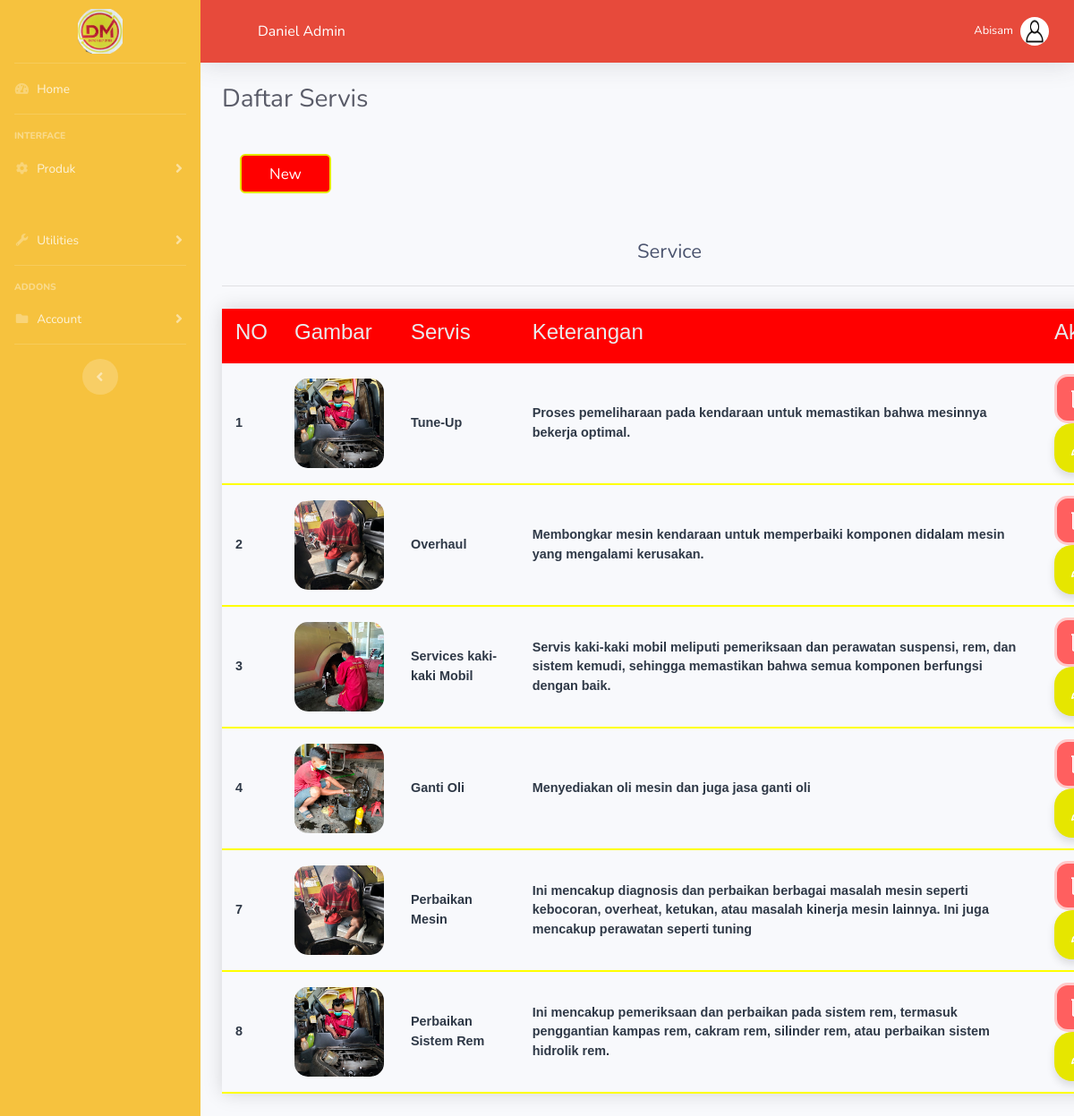
Screenshot of /adminDM/servis.php (signed in) with the database file from the repository.
### tables this page shows
CREATE TABLE `tblservis` (
  `id` int(10) NOT NULL,
  `judul` varchar(100) NOT NULL,
  `subjudul` text NOT NULL,
  `gambar1` varchar(100) NOT NULL
);

### adminDM/servis.php (the view, shortened to what this page needs)
<!DOCTYPE html>
<html lang="en">
<head>
    <link href="vendor/fontawesome-free/css/all.min.css" rel="stylesheet" type="text/css">
    <link href="css/sb-admin-2.min.css" rel="stylesheet">
</head>
<body id="page-top">
    <div id="wrapper">
         <ul class="navbar-nav bg-warning sidebar sidebar-dark accordion" id="accordionSidebar">
            <a class="sidebar-brand d-flex align-items-center justify-content-center" href="index.html">
                <div class="sidebar-brand-icon">
                <img width="50px;" height="50px;" src="/bengkel/logodanielmotor.jpg" />
                </div>
            </a>
            <hr class="sidebar-divider my-0">
            <li class="nav-item">
                <a class="nav-link" href="home.php">
                    <i class="fas fa-fw fa-tachometer-alt"></i>
                    <span>Home</span></a>
            </li>
            <hr class="sidebar-divider">
            <div class="sidebar-heading">
                Interface
            </div>
        <li class="nav-item">
            <a class="nav-link collapsed" href="#" data-toggle="collapse" data-target="#collapseTwo"
                aria-expanded="true" aria-controls="collapseTwo">
                <i class="fas fa-fw fa-cog"></i>
                <span>Produk</span>
            </a>
        </li>
            <li class="nav-item">
                <a class="nav-link collapsed" href="#" data-toggle="collapse" data-target="#collapseUtilities"
                    aria-expanded="true" aria-controls="collapseUtilities">
                    <i class="fas fa-fw fa-wrench"></i>
                    <span>Utilities</span>
                </a>
            </li>
            <hr class="sidebar-divider">
            <div class="sidebar-heading">
                Addons
            </div>
            <li class="nav-item">
                <a class="nav-link collapsed" href="#" data-toggle="collapse" data-target="#collapsePages"
                    aria-expanded="true" aria-controls="collapsePages">
                    <i class="fas fa-fw fa-folder"></i>
                    <span>Account</span>
                </a>
            </li>
            <hr class="sidebar-divider d-none d-md-block">
            <div class="text-center d-none d-md-inline">
                <button class="rounded-circle border-0" id="sidebarToggle"></button>
            </div>
        </ul>
        <div id="content-wrapper" class="d-flex flex-column">
            <div id="content">
                <nav class="navbar navbar-expand navbar-light bg-danger topbar mb-4 static-top shadow">
                    <div class="sidebar-brand-text mx-5 text-white">Daniel Admin</div>
                    <ul class="navbar-nav ml-auto bg-danger">
                        <li class="nav-item dropdown no-arrow">
                            <a class="nav-link dropdown-toggle" href="#" id="userDropdown" role="button"
                                data-toggle="dropdown" aria-haspopup="true" aria-expanded="false">
                                <span class="mr-2 d-none d-lg-inline text-white small"> <?=$_SESSION['name']?></span>
                                <img class="img-profile rounded-circle"
                                    src="/bengkel/person.jpg">
                            </a>
                        </li>
                    </ul>
                </nav>
                                <div class="container-fluid">
<h1 class="h3 mb-4 text-gray-800">Daftar Servis</h1>
<a class="bttn" href="tambah_servis.php" style="color: white;">New</a>
    <link href="css/produk.css" rel="stylesheet">
    <link rel="stylesheet" href="css/button1.css">
<center>
<div class="content">
    <h2>Service</h2>
    <table class="styled-table">
    <thead>
<tr>
    <th><h4>NO</h4></th>
    <th><h4>Gambar</h4></th>
    <th><h4>Servis</h4></th>
    <th><h4>Keterangan</h4></th>
    <th colspan="2"><h4>Aksi</h4></th>
</tr>
</thead>
<?php include "koneksi.php";
    $sql="SELECT * FROM tblservis";
    $query=mysqli_query($conn,$sql);
    if (mysqli_num_rows($query) > 0) {
    while($row=mysqli_fetch_array($query)){
?>
<tbody>
<tr class="active-row">
    <td><?php echo $row["id"];?></td>
    <td><img width="100" style="border-radius:15px" src="/bengkel/gambar/<?php echo $row["gambar1"];?>"></td>
    <td><?php echo $row["judul"];?></td>
    <td><?php echo $row["subjudul"];?></td>
    <td colspan="2">
    <a href="hapus_servis.php?id=<?php echo $row["id"];?>" onclick="return confirm('Are you sure you want to delete this item?');">
    <button class="bin-button">
<svg
class="bin-top"
viewBox="0 0 39 7"
fill="none"
xmlns="http://www.w3.org/2000/svg"
>
<line y1="5" x2="39" y2="5" stroke="white" stroke-width="4"></line>
<line
x1="12"
y1="1.5"
x2="26.0357"
y2="1.5"
stroke="white"
stroke-width="3"
></line>
</svg>
</button>
</a>
<a href="edit_servis.php?id=<?php echo $row["id"];?>">
<button class="editBtn">
</button>
</a>
</td>
</tr>
</tbody>
<?php
}
}
?>
</center>
</div>
</div>
</div>

### adminDM/css/produk.css (style rules this page uses)
.styled-table { border-collapse: collapse; margin: 25px 0; font-size: 0.9em; font-family: sans-serif; min-width: 450px; box-shadow: 0 0 20px rgba(0, 0, 0, 0.15); }
.styled-table thead tr { background-color: red; color: #ffffff; text-align: left; }
.styled-table th, .styled-table td { padding: 12px 15px; }
.styled-table th { color: #eaebed; }
.styled-table tbody tr { border-bottom: 1px solid #dddddd; }
.styled-table tbody tr:last-of-type { border-bottom: 2px solid hsl(60, 100%, 50%); }
.styled-table tbody tr.active-row { font-weight: bold; color: #2f3947; }
.content { width: 1000px; margin: 0 auto; }
.content h2 { margin: 0; padding: 25px 0; font-size: 22px; border-bottom: 1px solid #e0e0e3; color: #4a536e; }

### adminDM/css/button1.css (style rules this page uses)
.bin-button { display: flex; flex-direction: column; align-items: center; justify-content: center; width: 55px; height: 55px; border-radius: 15px; background-color: rgb(255, 95, 95); cursor: pointer; border: 3px solid rgb(255, 201, 201); transition-duration: 0.3s; }
.bin-bottom { width: 15px; }
.bin-top { width: 17px; transform-origin: right; transition-duration: 0.3s; }
.editBtn { width: 55px; height: 55px; border-radius: 20px; border: none; background-color: #e6e600; display: flex; align-items: center; justify-content: center; box-shadow: 0px 5px 10px rgba(0, 0, 0, 0.123); cursor: pointer; position: relative; overflow: hidden; transition: all 0.3s; }
.editBtn::before { content: ""; width: 200%; height: 200%; background-color:rgb(255, 95, 95); position: absolute; z-index: 1; transform: scale(0); transition: all 0.3s; border-radius: 50%; filter: blur(10px); }
.editBtn svg { height: 17px; fill: white; z-index: 3; transition: all 0.2s; transform-origin: bottom; }
.editBtn::after { content: ""; width: 25px; height: 1.5px; position: absolute; bottom: 19px; left: -5px; background-color: white; border-radius: 2px; z-index: 2; transform: scaleX(0); transform-origin: left; transition: transform 0.5s ease-out; }
.bttn { --color: #e6e600; text-align: center; text-decoration: none; color: white; background-color: red; font-family: inherit; display: inline-block; width: 6em; height: 2.6em; line-height: 2.5em; overflow: hidden; cursor: pointer; margin: 20px; font-size: 17px; z-index: 1; color: var(--color); border: 2px solid var(--color); border-radius: 6px; position: relative; }
.bttn::before { color: white; text-align: center; text-decoration: none; position: absolute; background-color: red; content: ""; background: var(--color); width: 150px; height: 200px; z-index: -1; border-radius: 50%; }
.bttn:before { top: 100%; left: 100%; transition: 0.3s all; }

### rows the page displays
tblservis: id "1", gambar1 (picture), judul "Tune-Up", subjudul "Proses pemeliharaan pada kendaraan untuk memastikan bahwa mesinnya bekerja optimal."
tblservis: id "2", gambar1 (picture), judul "Overhaul", subjudul "Membongkar mesin kendaraan untuk memperbaiki komponen didalam mesin yang mengalami kerusakan."
tblservis: id "3", gambar1 (picture), judul "Services kaki-kaki Mobil", subjudul "Servis kaki-kaki mobil meliputi pemeriksaan dan perawatan suspensi, rem, dan sistem kemudi, sehingga memastikan bahwa semua komponen berfungsi dengan baik."
tblservis: id "4", gambar1 (picture), judul "Ganti Oli", subjudul "Menyediakan oli mesin dan juga jasa ganti oli"
tblservis: id "7", gambar1 (picture), judul "Perbaikan Mesin", subjudul "Ini mencakup diagnosis dan perbaikan berbagai masalah mesin seperti kebocoran, overheat, ketukan, atau masalah kinerja mesin lainnya. Ini juga mencakup perawatan seperti tuning"
tblservis: id "8", gambar1 (picture), judul "Perbaikan Sistem Rem", subjudul "Ini mencakup pemeriksaan dan perbaikan pada sistem rem, termasuk penggantian kampas rem, cakram rem, silinder rem, atau perbaikan sistem hidrolik rem."

### other values shown
$_SESSION['name'] "Abisam"
